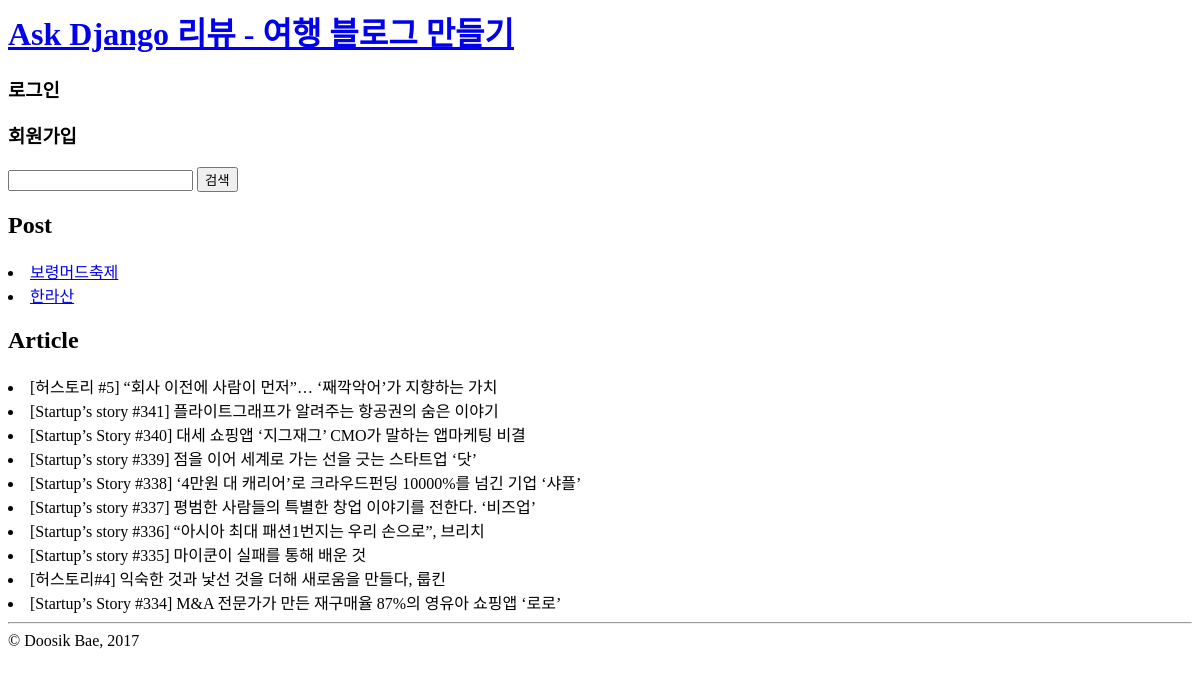
Before: / with the older database file.
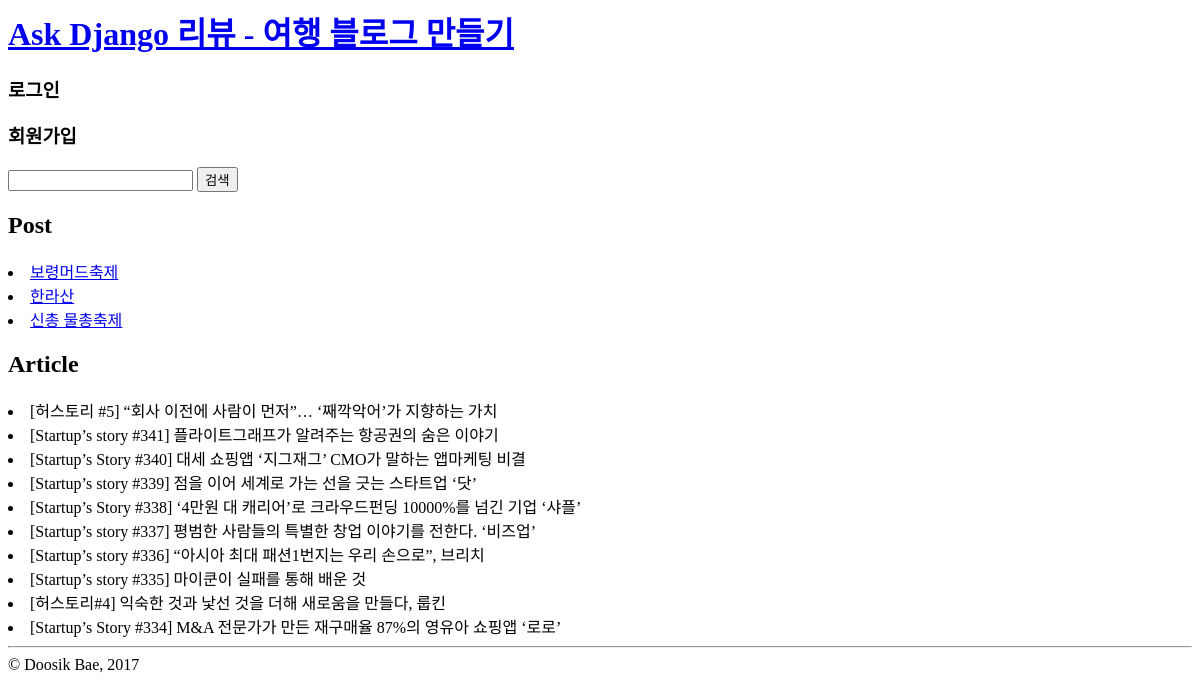
After: the same page with the newer database file.
### blog/models.py (models this page shows, shortened)
class TimeStamp(models.Model):
    created_at = models.DateTimeField(auto_now_add=True)
    updated_at = models.DateTimeField(auto_now=True)
    class Meta:
        abstract = True #추상적인거 ...다른 모델에 공통적으로 쓰려고 만든거.

class Post(TimeStamp):
    author = models.CharField(max_length=40)
    title = models.CharField(max_length=100, verbose_name='제목')
    content = models.TextField(help_text='Markdown 문법을 적용해 주세요')
    tags = models.CharField(max_length=50,choices=(
        ('travel','travel'),
        ('sports','sports'),
        ('tech','tech'),
        ('coding','coding'),
    ),blank=True)
    lnglat = models.CharField(max_length=50,validators=[lnglat_validator],
                              help_text='경도,위도 포맷으로 입력해주세요.')

class Article(TimeStamp):
    title = models.CharField(max_length=100)
    url = models.CharField(max_length=100)

### blog/views.py (the view)
# urls.py: url(r'^$',views.post_list,name='post_list'),
def post_list(request):
    query1 = Post.objects.all()
    query2 = Article.objects.all()
    q = request.GET.get('q','')
    if q:
        query1=query1.filter(title__icontains=q)
        query2=query2.filter(title__icontains=q)
    return render(request,'blog/post_list.html',{
        'post1':query1,
        'post2':query2,
    })

### blog/templates/blog/post_list.html (shortened to what this page needs)
{% extends 'layout.html' %}
{% block contents %}
    <form action="" method="get">
        <input type="text" name="q" />
        <input type="submit" value="검색" />
    </form>
    <h2> Post</h2>
    {% for post in post1 %}
        <li><a href="{% url 'blog:post_detail' post.id %}">{{ post.title }}</a></li>
    {% endfor %}
    <h2> Article</h2>
    {% for post in post2 %}
    <table>
        <li>{{ post.title }}</li>
    </table>
    {% endfor %}
{% endblock %}

Changed rows visible on the page:
added Post: title "신총 물총축제"
